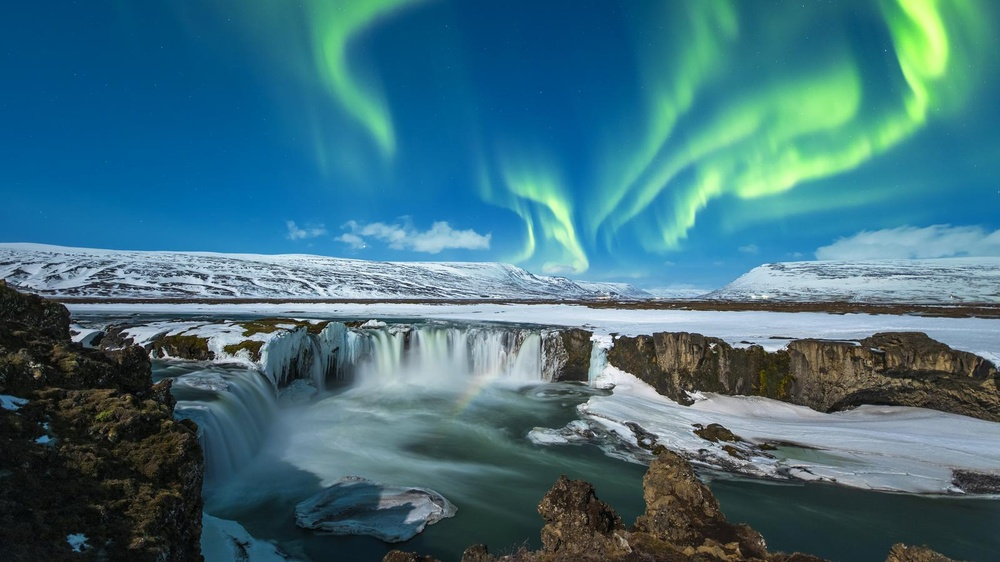
//> input picture C++/opencv/class3/p1.jpg, 1000 x 562 px, shrunk from 1600 x 900 before the run
$ ./ch1   (built with g++ and OpenCV 4)
//> lines starting //> are read from the running program, lines starting //| are printed output that depends on the picture; after the words box and inside, x2 and y2 are one past the last pixel; in counts of white or black regions, pixels touching at a corner belong together
#include <iostream>
#include <opencv2/opencv.hpp>

using namespace std;
using namespace cv;

int threshold_value = 127;
int threshold_max = 255;
int type_value = 0;
int type_max = 4;
Mat src, gray, dst;
const char* output_title = "OUTPUT";

void Threshold_Demo(int, void*);

int main(int argc, char **argv)
{
    src = imread("../p1.jpg");
//> src is the input picture: 562 rows x 1000 cols, CV_8UC3; mean B, G, R 125.5, 111.6, 64
    namedWindow("INPUT", WINDOW_FREERATIO);
    if(src.empty())
    {
        cout << "could not load the picture" << endl;
        return -1;
    }
    imshow("INPUT", src);

    printf("type = %d : THRESH_BINARY\n", THRESH_BINARY);             // 0
    printf("type = %d : THRESH_BINARY_INV\n", THRESH_BINARY_INV);     // 1
    printf("type = %d : THRESH_TRUNC\n", THRESH_TRUNC);               // 2
    printf("type = %d : THRESH_TOZERO\n", THRESH_TOZERO);             // 3
    printf("type = %d : THRESH_TOZERO_INV\n", THRESH_TOZERO_INV);     // 4

    namedWindow(output_title, WINDOW_FREERATIO);
    createTrackbar("Threshold Value", output_title, &threshold_value, threshold_max, Threshold_Demo);
    createTrackbar("Threshold Type", output_title, &type_value, type_max, Threshold_Demo);
    Threshold_Demo(0, 0);
//> in Threshold_Demo, `cvtColor(src, gray, COLOR_BGR2GRAY);`:
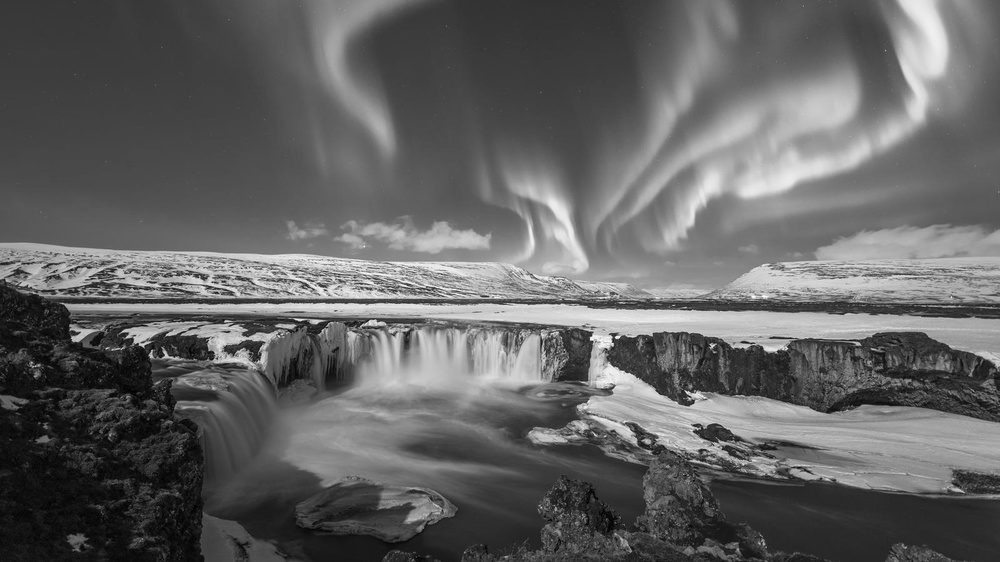
//> gray: 562 rows x 1000 cols, CV_8UC1; min 0, max 252, mean 98.9
//> in Threshold_Demo, `threshold(gray, dst, threshold_value, threshold_max, type_value);`:
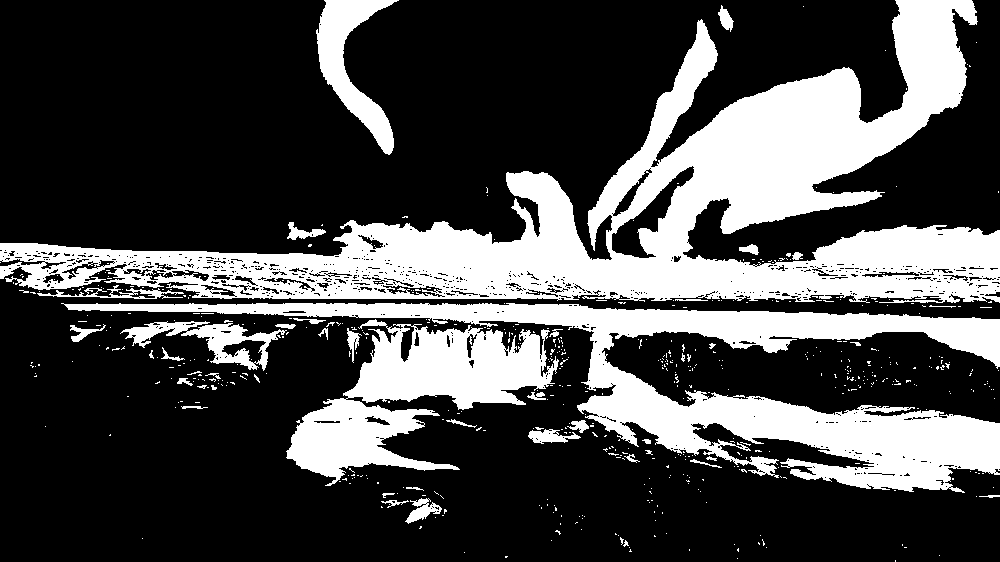
//> dst: 562 rows x 1000 cols, CV_8UC1; 29% white; 558 white regions (513 under 20 px), largest, box (x1, y1, x2, y2) and area: (0, 0, 1000, 303) 89209, (61, 303, 1000, 493) 41899, (286, 319, 559, 486) 18945

    waitKey(0);
    destroyAllWindows();

    // auto threshold
    Mat at1, at2;
    cvtColor(src, gray, COLOR_BGR2GRAY);

    threshold(gray, at1, 0, 255, THRESH_OTSU | THRESH_BINARY);
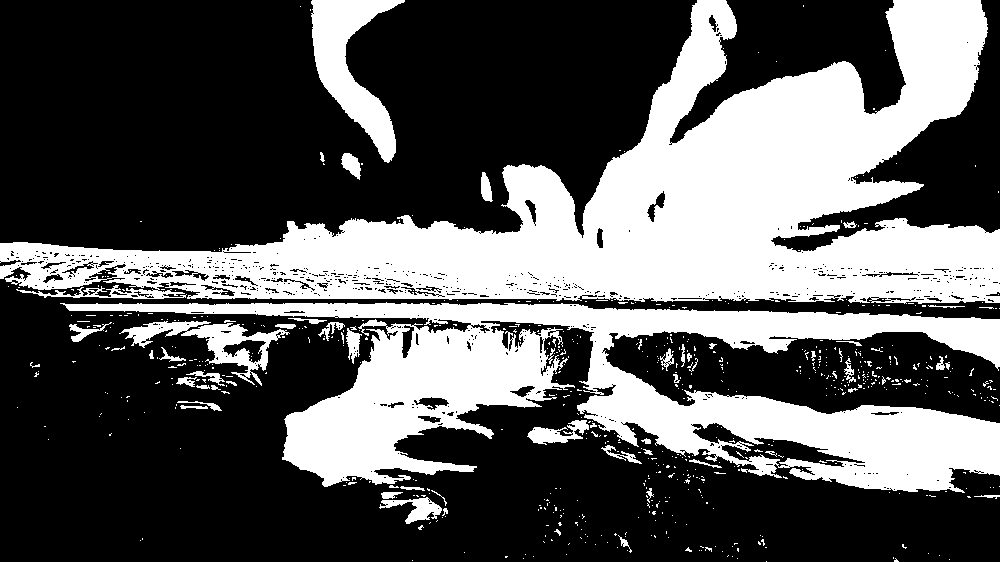
//> at1: 562 rows x 1000 cols, CV_8UC1; 35.5% white; 668 white regions (612 under 20 px), largest, box (x1, y1, x2, y2) and area: (0, 0, 1000, 304) 114609, (60, 302, 1000, 493) 68226, (311, 0, 405, 163) 6308
    namedWindow("AUTO1", WINDOW_FREERATIO);
    imshow("AUTO1", at1);

    threshold(gray, at2, 0, 255, THRESH_TRIANGLE | THRESH_BINARY);
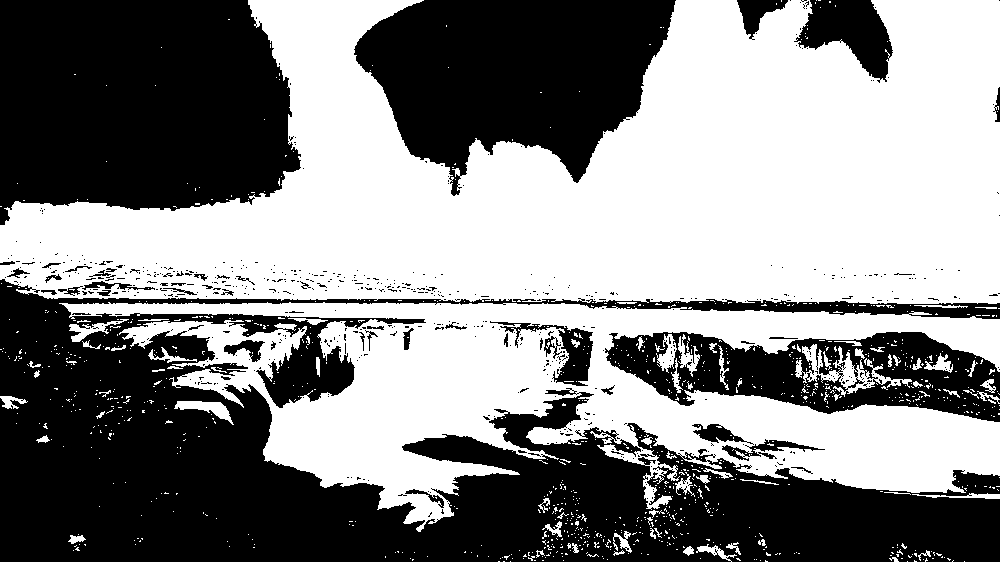
//> at2: 562 rows x 1000 cols, CV_8UC1; 52.7% white; 614 black regions (567 under 20 px), largest, box (x1, y1, x2, y2) and area: (0, 279, 1000, 562) 136254, (0, 0, 301, 225) 57216, (354, 0, 676, 196) 40650
    namedWindow("AUTO2", WINDOW_FREERATIO);
    imshow("AUTO2", at2);

    waitKey(0);
    destroyAllWindows();
    return 0;
}

void Threshold_Demo(int, void*)
{
    cvtColor(src, gray, COLOR_BGR2GRAY);
    threshold(gray, dst, threshold_value, threshold_max, type_value);
    imshow(output_title, dst);
}
